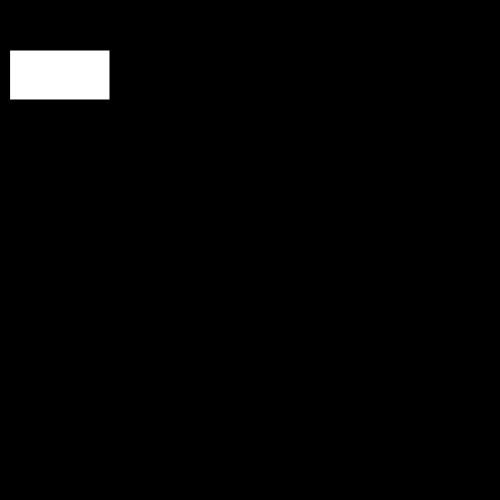
Frame 1 (no input)
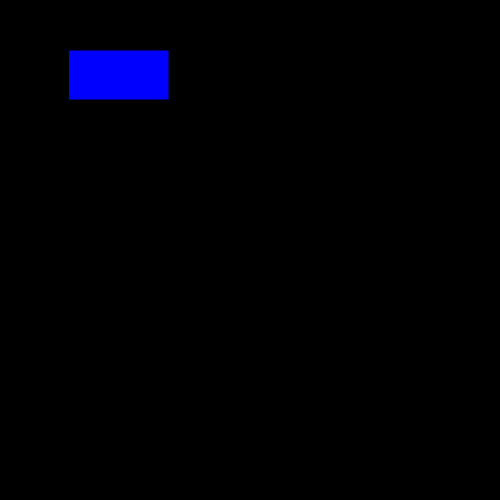
Frame 60 (no input)
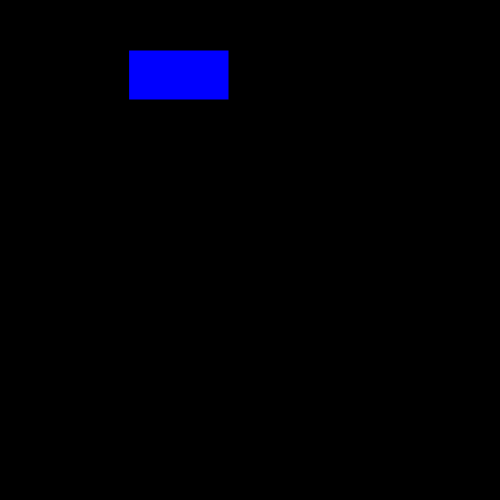
Frame 120 (the mouse pressed at the canvas centre since frame 60)

The p5.js sketch that drew these frames (run headless with seeded random() and noise() and a simulated clock; from frame 60 on, the mouse is pressed at the canvas centre):

// p5.js sketch
// ── sketch.js
// ------------------------------------------------- //
// 20/01/2018
// Evan MacHale - N00150552
// Interactive Graphics Module Year 3
// The Nature of Code by Daniel Shiffman
// P5.js recap exercise, intro to classes + objects
// ------------------------------------------------- //
// Class
function Car() {
  // Data
  this.color = 'blue';
  this.xpos = 10;
  // Behaviours, or, functionality
  this.display = function() {
    rect(this.xpos,50,100,50);
    fill(this.color);
  }
  this.drive = function() {
    this.xpos = this.xpos + 1;
  }
}
// Declare my class object
var myCar;

function setup() {
  createCanvas(500,500)
  // Initialise my class object
  myCar = new Car();
}

function draw() {
  background('black');
  // Call functionality on class object
  myCar.display();
  myCar.drive();
}
